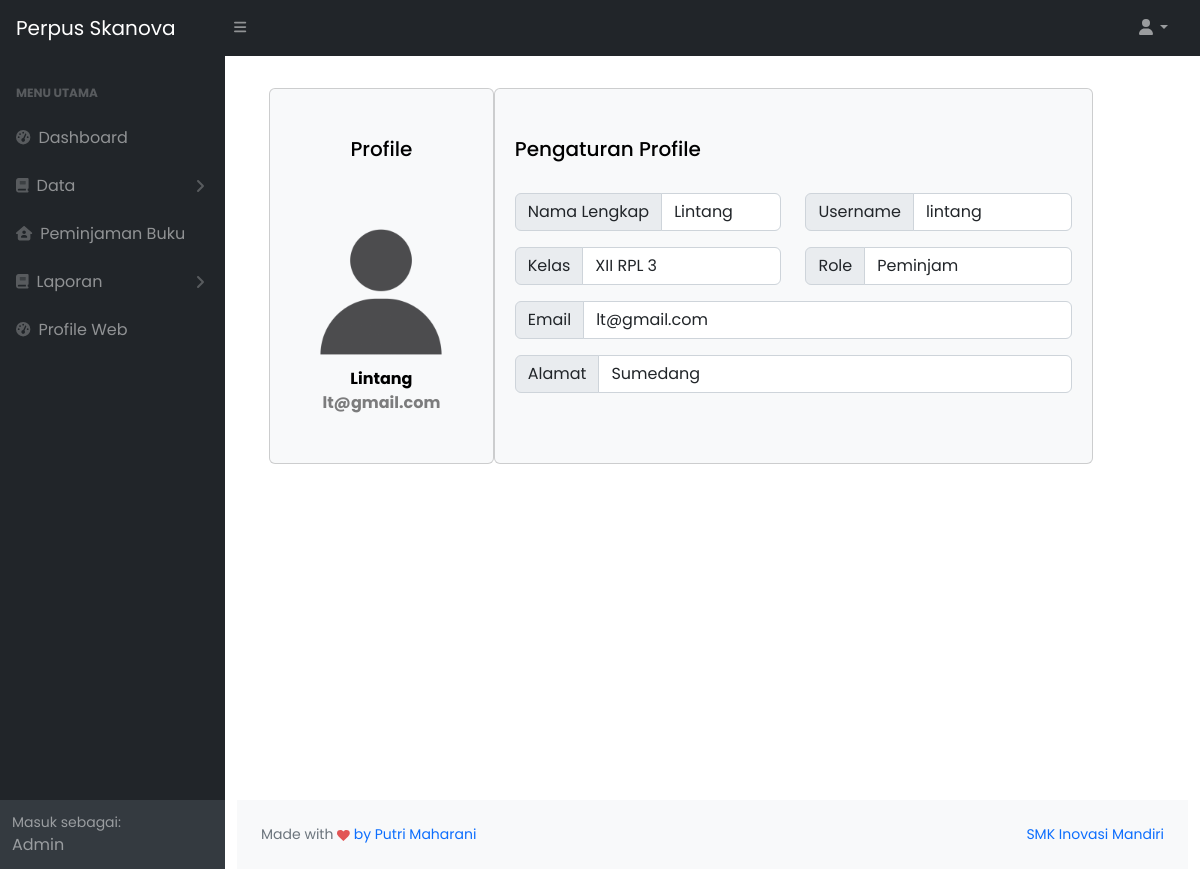
/admin/profile?id=36 (signed in), run on the app's committed database.
### tables this page shows
CREATE TABLE `user` (
  `id_user` int(11) NOT NULL,
  `nama_lengkap` varchar(255) NOT NULL,
  `username` varchar(255) NOT NULL,
  `password` varchar(255) NOT NULL,
  `email` varchar(255) NOT NULL,
  `role` varchar(255) NOT NULL,
  `alamat` text NOT NULL,
  `foto` varchar(255) NOT NULL,
  `kelas` varchar(12) NOT NULL,
  `jurusan` varchar(15) NOT NULL
);

### admin/profile.php (the view, shortened to what this page needs)
<?php include "layout/header.php" ?>
<?php include "layout/sidebar.php" ?>
<div class="container">
  <div id="layoutSidenav_content">
    <main>
      <div class="container px-4">
        <div class="row g-2 ms-2 mt-4 mb-4">
          <div class="col-md-3 card text-bg-light">
            <form method="post">
              <div class="d-flex flex-column align-items-center text-center p-3 py-5">
                <h5>Profile</h5>
                <?php
                $id = $_GET['id'];
                $query = "SELECT * FROM user WHERE id_user='$id'";
                $query_run = mysqli_query($koneksi, $query);
                if (mysqli_num_rows($query_run) > 0) {
                  foreach ($query_run as $row) {
                    ?>
                    <?php if($row['id_user'] != $_SESSION['id_user']) { ?>
                    <img src="../img/<?= $row['foto'] ?>" class="rounded mt-5" id="profile-pic" style="width: 150px;">
                    <span class="fw-bold"><?= $row['nama_lengkap']; ?></span>
                    <span class="fw-bold text-black-50"><?= $row['email']; ?></span>
                    </div>
                  </form>
                </div>
                <div class="col-md-8 card text-bg-light">
                  <div class="p-3 py-5">
                    <div class="d-flex justify-content-between align-items-center mb-3">
                      <h5>Pengaturan Profile</h5>
                    </div>
                    <div class="row mt-4">
                      <div class="col-6">
                        <form method="post">
                          <div class="input-group mb-3">
                            <span class="input-group-text" id="inputGroup-sizing-default">Nama Lengkap</span>
                            <input type="text" class="form-control" autocomplete="off" name="nama" value="<?= $row['nama_lengkap']; ?>" readonly>
                          </div>
                        </div>
                        <div class="col-6">
                          <div class="input-group mb-3">
                            <span class="input-group-text" id="inputGroup-sizing-default">Username</span>
                            <input type="text" class="form-control" autocomplete="off" name="usn" value="<?= $row['username']; ?>" readonly>
                          </div>
                        </div>
                        <div class="col-6">
                          <div class="input-group mb-3">
                            <span class="input-group-text" id="inputGroup-sizing-default">Kelas</span>
                            <input type="text" class="form-control" autocomplete="off" name="kelas" value="<?= $row['kelas']; ?>" readonly>
                          </div>
                        </div>
                        <div class="col-6">
                          <div class="input-group mb-3">
                            <span class="input-group-text" id="inputGroup-sizing-default">Role</span>
                            <input type="text" class="form-control" autocomplete="off" name="role" value="<?= $row['role']; ?>" readonly>
                          </div>
                        </div>
                        <div class="col-12">
                          <div class="input-group mb-3">
                            <span class="input-group-text" id="inputGroup-sizing-default">Email</span>
                            <input type="email" class="form-control" autocomplete="off" name="email" value="<?= $row['email']; ?>" readonly>
                          </div>
                        </div>
                        <div class="col-12">
                          <div class="input-group mb-3">
                            <span class="input-group-text">Alamat</span>
                            <input type="text" class="form-control" autocomplete="off" name="alamat" value="<?= $row['alamat']; ?>" readonly>
                          </div>
                        </div>
                        </div>
                </div>
                      <?php
                    }
                  }
                  ?>
                </div>
              <?php } ?>
              </div>
            </div>
          </div>
    <?php include "layout/footer.php" ?>

### data on the page
user: foto (placeholder picture), nama_lengkap "Lintang", email "lt@gmail.com", nama "Lintang", usn "lintang", kelas "XII RPL 3", role "Peminjam", alamat "Sumedang"

### other printed values
$_SESSION['role'] "Admin"
